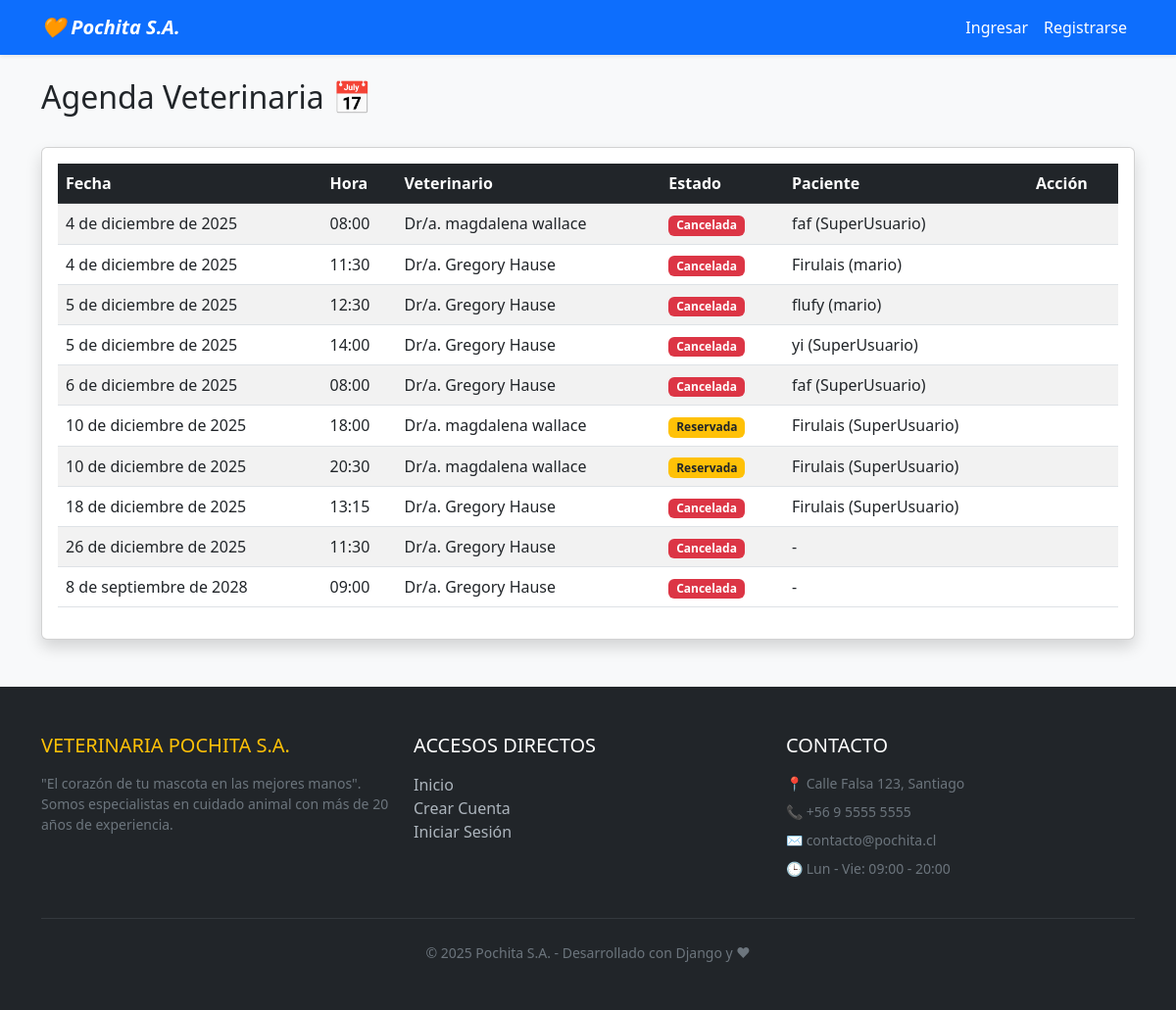
/agenda/, run on the app's committed database.
### core/models.py (models this page shows, shortened)
class Cita(models.Model):
    veterinario = models.ForeignKey(User, on_delete=models.CASCADE, related_name='agenda_veterinario')
    cliente = models.ForeignKey(User, on_delete=models.SET_NULL, null=True, blank=True, related_name='citas_cliente')
    mascota = models.ForeignKey(Mascota, on_delete=models.SET_NULL, null=True, blank=True)
    fecha = models.DateField()
    hora = models.TimeField()
    motivo = models.TextField(blank=True, null=True) # Con qué motivo llega
    estado = models.CharField(max_length=20, choices=ESTADOS_CITA, default='DISPONIBLE')
    created_at = models.DateTimeField(auto_now_add=True)
    class Meta:
        ordering = ['fecha', 'hora']

class Mascota(models.Model):
    ESPECIES = [
        ('Perro', 'Perro'),
        ('Gato', 'Gato'),
        ('Ave', 'Ave'),
        ('Hamster', 'Hamster'),
        ('Otro', 'Otro'),
    ]
    dueno = models.ForeignKey(User, on_delete=models.CASCADE, related_name='mascotas')
    nombre = models.CharField(max_length=100)
    especie = models.CharField(max_length=20, choices=ESPECIES, default='Perro')
    raza = models.CharField(max_length=100)
    fecha_nacimiento = models.DateField()

### core/views.py (the view)
# urls.py: path('agenda/', views.lista_citas, name='lista_citas'),
def lista_citas(request):
    hoy = timezone.now().date()
    citas = Cita.objects.filter(fecha__gte=hoy).order_by('fecha', 'hora')
    return render(request, 'core/lista_citas.html', {'citas': citas})

### core/templates/core/lista_citas.html (shortened to what this page needs)
{% extends 'core/base.html' %}
{% block content %}
<div class="d-flex justify-content-between align-items-center mb-4">
    <h2>Agenda Veterinaria 📅</h2>
</div>
<div class="card shadow">
    <div class="card-body">
        <div class="table-responsive">
            <table class="table table-hover table-striped">
                <thead class="table-dark">
                    <tr>
                        <th>Fecha</th>
                        <th>Hora</th>
                        <th>Veterinario</th>
                        <th>Estado</th>
                        <th>Paciente</th>
                        <th>Acción</th>
                    </tr>
                </thead>
                <tbody>
                    {% for cita in citas %}
                    <tr>
                        <td>{{ cita.fecha }}</td>
                        <td>{{ cita.hora }}</td>
                        <td>Dr/a. {{ cita.veterinario.first_name }} {{ cita.veterinario.last_name }}</td>
                        <td>
                            {% if cita.estado == 'DISPONIBLE' %}
                                <span class="badge bg-success">Disponible</span>
                            {% elif cita.estado == 'RESERVADA' %}
                                <span class="badge bg-warning text-dark">Reservada</span>
                            {% elif cita.estado == 'CANCELADA' %}
                                <span class="badge bg-danger">Cancelada</span>
                            {% else %}
                                <span class="badge bg-secondary">{{ cita.estado }}</span>
                            {% endif %}
                        </td>
                        <td>
                            {% if cita.mascota %}
                                {{ cita.mascota.nombre }} ({{ cita.mascota.dueno.first_name }})
                            {% else %}
                                -
                            {% endif %}
                        </td>
                        <td>
                        </td>
                    </tr>
                    {% empty %}
                    <tr>
                        <td colspan="6" class="text-center py-4">No hay horarios futuros disponibles.</td>
                    </tr>
                    {% endfor %}
                </tbody>
            </table>
        </div>
    </div>
</div>
{% endblock %}

### data on the page
Cita: fecha "4 de diciembre de 2025", hora "08:00", veterinario.first_name "magdalena", veterinario.last_name "wallace", estado "Cancelada", mascota.nombre "faf", mascota.dueno.first_name "SuperUsuario"
Cita: fecha "4 de diciembre de 2025", hora "11:30", veterinario.first_name "Gregory", veterinario.last_name "Hause", estado "Cancelada", mascota.nombre "Firulais", mascota.dueno.first_name "mario"
Cita: fecha "5 de diciembre de 2025", hora "12:30", veterinario.first_name "Gregory", veterinario.last_name "Hause", estado "Cancelada", mascota.nombre "flufy", mascota.dueno.first_name "mario"
Cita: fecha "5 de diciembre de 2025", hora "14:00", veterinario.first_name "Gregory", veterinario.last_name "Hause", estado "Cancelada", mascota.nombre "yi", mascota.dueno.first_name "SuperUsuario"
Cita: fecha "6 de diciembre de 2025", hora "08:00", veterinario.first_name "Gregory", veterinario.last_name "Hause", estado "Cancelada", mascota.nombre "faf", mascota.dueno.first_name "SuperUsuario"
Cita: fecha "10 de diciembre de 2025", hora "18:00", veterinario.first_name "magdalena", veterinario.last_name "wallace", estado "Reservada", mascota.nombre "Firulais", mascota.dueno.first_name "SuperUsuario"
Cita: fecha "10 de diciembre de 2025", hora "20:30", veterinario.first_name "magdalena", veterinario.last_name "wallace", estado "Reservada", mascota.nombre "Firulais", mascota.dueno.first_name "SuperUsuario"
Cita: fecha "18 de diciembre de 2025", hora "13:15", veterinario.first_name "Gregory", veterinario.last_name "Hause", estado "Cancelada", mascota.nombre "Firulais", mascota.dueno.first_name "SuperUsuario"
Cita: fecha "26 de diciembre de 2025", hora "11:30", veterinario.first_name "Gregory", veterinario.last_name "Hause", estado "Cancelada"
Cita: fecha "8 de septiembre de 2028", hora "09:00", veterinario.first_name "Gregory", veterinario.last_name "Hause", estado "Cancelada"
